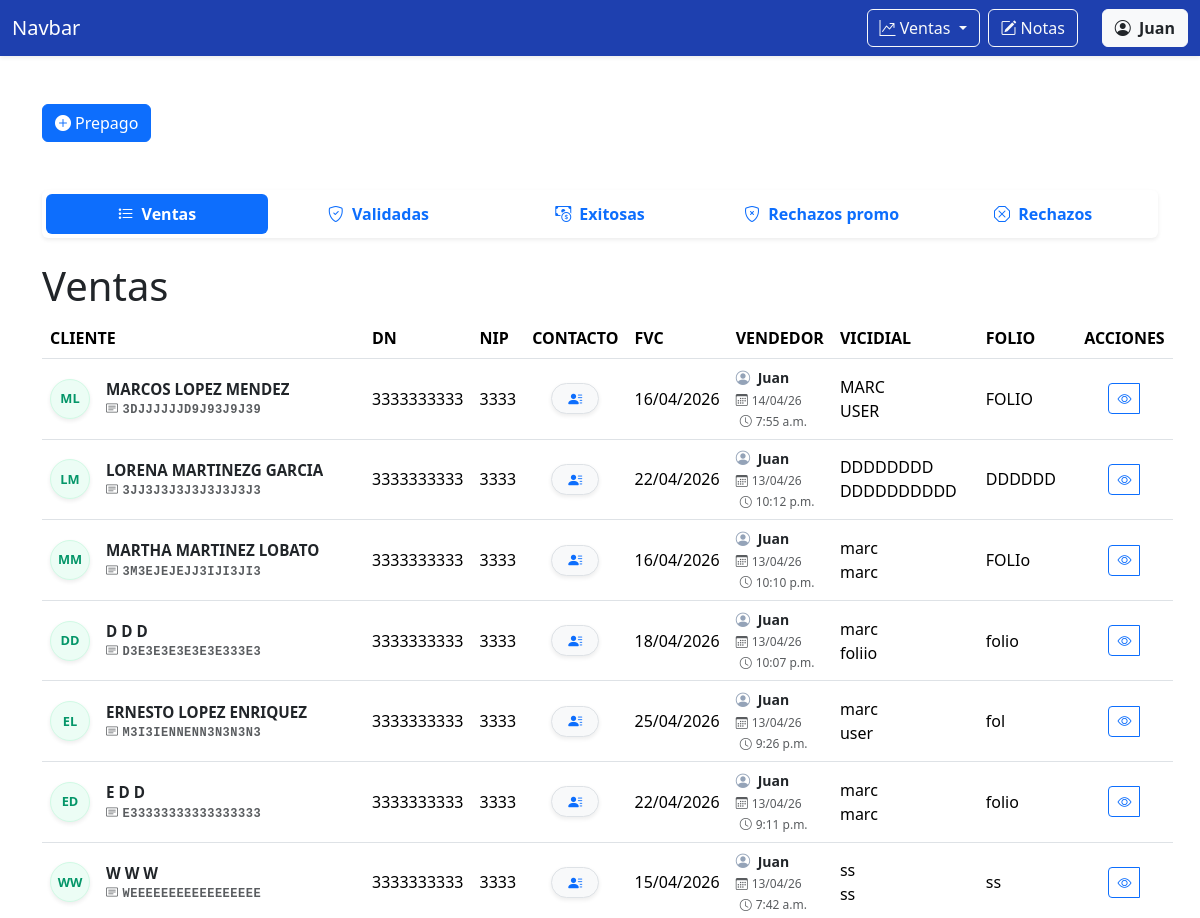
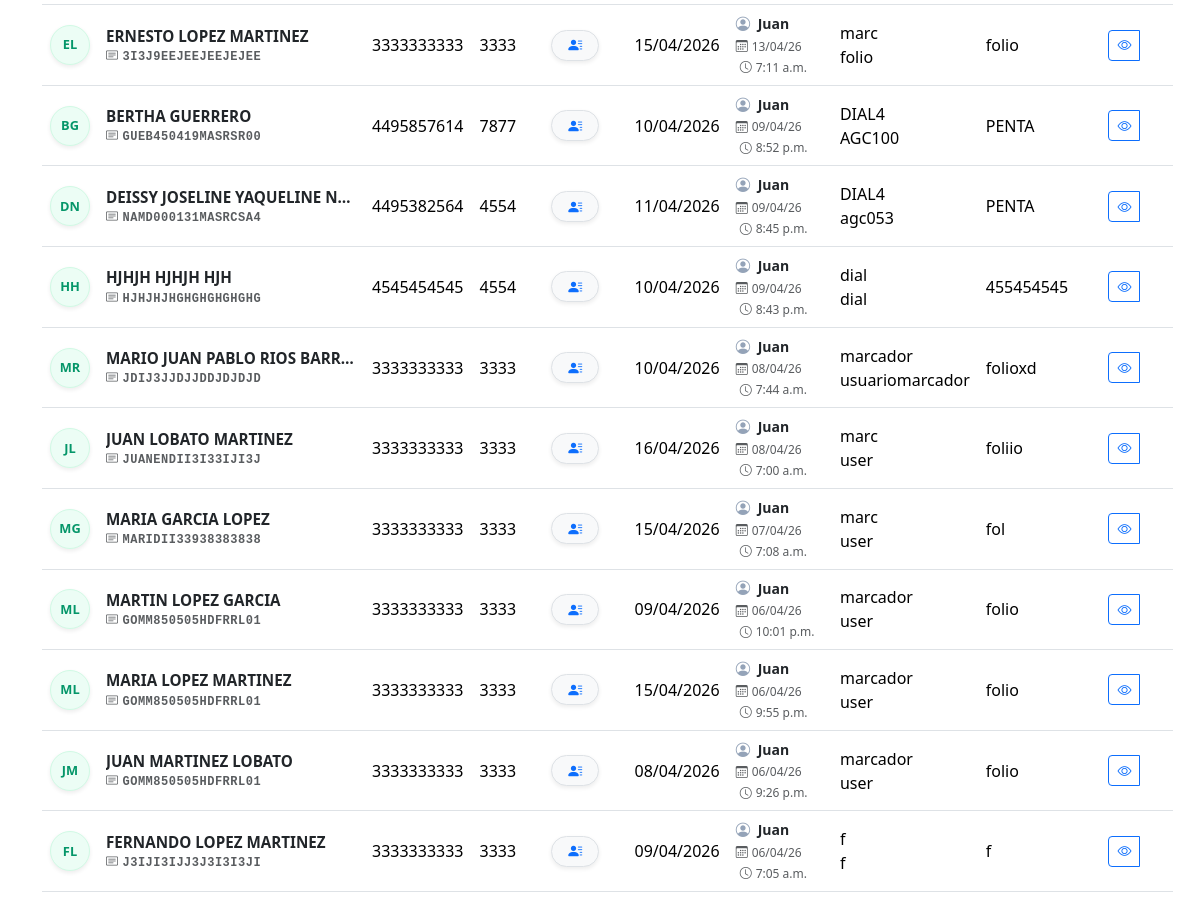
Page /ventas/prepago/ (signed in) on the earlier database version (2 pictures, top to bottom).
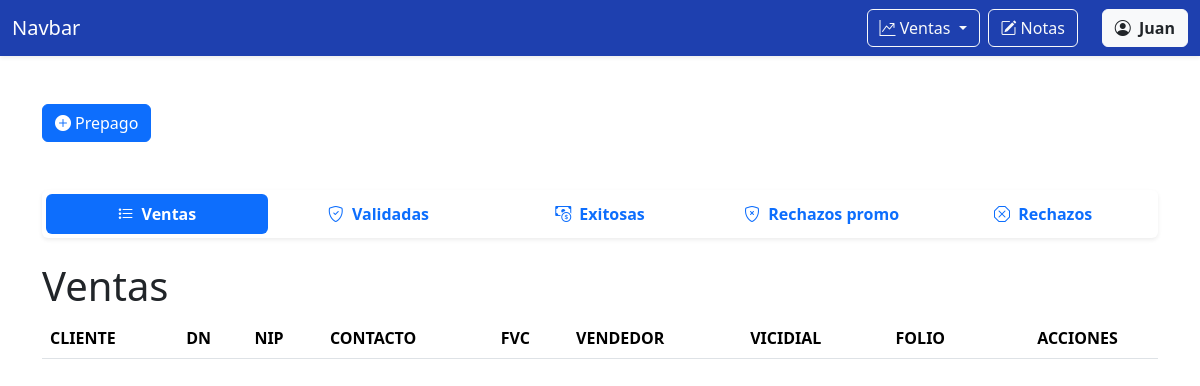
Same page on the later database version.
### ventas/models.py (models this page shows)
class VentaPrepago(models.Model):
    nombre = models.CharField('NOMBRE(S)',max_length=100)
    apellido_paterno = models.CharField('APELLIDO PATERNO', max_length=100)
    apellido_materno = models.CharField('APELLIDO MATERNO', max_length=100,blank=True, default='')
    curp = models.CharField('CURP', max_length=18,validators=[MinLengthValidator(18)])
    dn = models.CharField('DN', max_length=10, validators=[numeric_validator, MinLengthValidator(10)])
    nip = models.CharField('NIP', max_length=4, validators=[numeric_validator, MinLengthValidator(4)], help_text='Solo se permiten números.')
    contact1 = models.CharField('CONTACTO1', max_length=16, validators=[MinLengthValidator(10), RegexValidator(r'^[A-Z0-9 ]+$')])
    contact2 = models.CharField('CONTACTO 2', max_length=10, validators=[numeric_validator, MinLengthValidator(10)])
    fvc = models.DateField('FVC')
    acepta_promo = models.BooleanField('ACEPTA PROMO', null=True, blank=True, choices=[(True, 'Sí'), (False, 'No')])
    STATUS_CHOICES = [
        ('en_proceso', 'EN PROCESO'),
        ('nip_incorrecto', 'NIP INCORRECTO'),
        ('curp_incorrecto', 'CURP INCORRECTO'),
        ('sin_fvc', 'SIN FVC'),
        ('exitosa', 'EXITOSA'),
        ('baja_exportada', 'BAJA EXPORTADA'),
        ('alta', 'ALTA'),
        ('gestionada_por_otro_call_center', 'GESTIONADA POR OTRO CALL CENTER'),
        ('sin_nip', 'SIN NIP'),
        ('futura', 'FUTURA'),
        ('linea_movistar', 'LINEA MOVISTAR'),
        ('cac_lejano', 'CAC LEJANO'),
    ]
    status = models.CharField(
        'Status',
        max_length=100,
        choices=STATUS_CHOICES,
        default='en_proceso'
    )
    email = models.EmailField('EMAIL', max_length=254)
    folio = models.CharField('FOLIO', max_length=100)
    usuario_marcador = models.CharField('USUARIO MARCADOR', max_length=100)
    marcador = models.CharField('MARCADOR', max_length=100)
    validador = models.ForeignKey(User, on_delete=models.SET_NULL, null=True, blank=True, related_name='validador')
    created = models.DateTimeField(auto_now_add=True)
    user = models.ForeignKey(User, on_delete=models.CASCADE, related_name='vendedor')

### ventas/views.py (the view, shortened to what this page needs)
# urls.py: path('prepago/', views.prepago, name='prepago'),
@login_required
def prepago(request):
    es_superior = request.user.is_superuser or request.user.groups.filter(name__in=['VALIDADORES', 'SUPERVISORES']).exists()
    if request.method == 'GET':
        if es_superior:
            base_queryset = VentaPrepago.objects.all()
        else:
            base_queryset = VentaPrepago.objects.filter(user=request.user)
        ventas_prepago = base_queryset.filter(acepta_promo=None).order_by('-created')
        ventas_prepago_validadas = base_queryset.filter(acepta_promo=True).order_by('-created')
        return render(request, 'prepago.html', {
            'form': VentaPrepagoForm(),
            'ventas_prepago': ventas_prepago,
            'ventas_prepago_validadas': ventas_prepago_validadas,
            'es_superior': es_superior  # Pasamos esta bandera al HTML
        })

### ventas/templates/prepago.html (shortened to what this page needs)
{% extends 'base.html' %} {% block content %}
<div class="container mt-5">
  <button type="button" class="btn btn-primary" data-bs-toggle="modal" data-bs-target="#createPrepagoModal">
    <i class="bi bi-plus-circle-fill me-1"></i>Prepago
  </button>
</div>
<div class="container mt-5 mb-5" id="moduloVentas">
  <ul class="nav nav-pills nav-justified mb-4 shadow-sm p-1 bg-white rounded fw-bold">
    <li class="nav-item">
      <button class="nav-link {% if not request.GET.tab or request.GET.tab == 'ventas' %}active{% endif %}"
        data-bs-toggle="tab" data-bs-target="#ventas">
        <i class="bi bi-list-stars me-1"></i> Ventas
      </button>
    </li>
    <li class="nav-item">
      <button class="nav-link {% if request.GET.tab == 'validadas' %}active{% endif %}" data-bs-toggle="tab"
        data-bs-target="#validadas">
        <i class="bi bi-shield-check me-1"></i> Validadas
      </button>
    </li>
    <li class="nav-item">
      <button class="nav-link" data-bs-toggle="tab" data-bs-target="#exitosas">
        <i class="bi bi-cash-coin me-1"></i> Exitosas
      </button>
    </li>
    <li class="nav-item">
      <button class="nav-link" data-bs-toggle="tab" data-bs-target="#rechazos_promo">
        <i class="bi bi-shield-x me-1"></i> Rechazos promo
      </button>
    </li>
    <li class="nav-item">
      <button class="nav-link" data-bs-toggle="tab" data-bs-target="#rechazos">
        <i class="bi bi-x-octagon me-1"></i> Rechazos
      </button>
    </li>
  </ul>
  <div class="tab-content mt-3" id="pills-tabContent">
    <div class="tab-pane fade {% if not request.GET.tab or request.GET.tab == 'ventas' %}show active{% endif %}"
      id="ventas" role="tabpanel">
      <h1>Ventas</h1>
      <table class="table table-hover align-middle">
        <thead>
          <tr>
            <th scope="col">CLIENTE</th>
            <th scope="col">DN</th>
            <th scope="col">NIP</th>
            <th scope="col">CONTACTO</th>
            <th scope="col">FVC</th>
            <th scope="col">VENDEDOR</th>
            <th scope="col">VICIDIAL</th>
            <th scope="col">FOLIO</th>
            <th scope="col" class="text-center">ACCIONES</th>
          </tr>
        </thead>
        <tbody>
          {% for venta_prepago in ventas_prepago %}
          <tr>
            <th scope="row" class="align-middle">
              <div class="d-flex align-items-center">
                <div class="avatar-circle me-3 d-flex align-items-center justify-content-center shadow-sm"
                  style="width: 40px; height: 40px; background-color: #ecfdf5; color: #059669; border: 1px solid #d1fae5; border-radius: 50%; font-weight: bold; font-size: 0.8rem; flex-shrink: 0;">
                  {{venta_prepago.nombre|first|upper}}{{venta_prepago.apellido_paterno|first|upper}}
                </div>
                <div class="d-flex flex-column" style="line-height: 1.2;">
                  <span class="text-dark fw-bold"
                    style="font-size: 0.95rem; max-width: 250px; overflow: hidden; text-overflow: ellipsis; white-space: nowrap;"
                    title="{{ venta_prepago.nombre }} {{ venta_prepago.apellido_paterno }} {{ venta_prepago.apellido_materno }}">
                    {{venta_prepago.nombre}} {{venta_prepago.apellido_paterno}} {{venta_prepago.apellido_materno}}
                  </span>
                  <small class="text-muted font-monospace mt-1"
                    style="font-size: 0.75rem; letter-spacing: 0.5px; white-space: nowrap;">
                    <i class="bi bi-card-text me-1"></i>{{venta_prepago.curp}}
                  </small>
                </div>
              </div>
            </th>
            <td>{{venta_prepago.dn}}</td>
            <td>{{venta_prepago.nip}}</td>
            <td class="align-middle text-center">
              <button type="button" class="btn btn-sm btn-light border shadow-sm rounded-pill px-3"
                data-bs-toggle="popover" data-bs-placement="right" data-bs-html="true" data-bs-title="Contacto"
                data-bs-content="
              <div class='text-start small'>
              <i class='bi bi-telephone-fill me-1 text-primary'></i>{{ venta_prepago.contact1 }}<br>
              <i class='bi bi-telephone-fill me-1 text-primary'></i>{{ venta_prepago.contact2 }}<br>
              <hr class='my-1'>
              <i class='bi bi-envelope-fill me-1 text-primary'></i>
              <span class='text-primary'>{{ venta_prepago.email }}</span>
            </div>">
                <i class="bi bi-person-lines-fill text-primary"></i>
              </button>
            </td>
            <td>{{venta_prepago.fvc|date:"d/m/Y"}}</td>
            <td>
              <div class="text-muted small">
                <i class="bi bi-person-circle me-1" style="color: #94a3b8; font-size: 0.9rem;"></i>
                <span class="fw-bold text-dark me-2">{{ venta_prepago.user.first_name }}</span> <br>
                <span style="font-size: 0.75rem;">
                  <i class="bi bi-calendar3 me-1"></i>{{ venta_prepago.created|date:"d/m/y" }}
                  <i class="bi bi-clock ms-1 me-1"></i>{{ venta_prepago.created|time:"g:i a" }}
                </span>
              </div>
            </td>
            <td>{{venta_prepago.marcador}}<br>
              {{venta_prepago.usuario_marcador}}
            </td>
            <td>{{venta_prepago.folio}}</td>
            <td class="text-center">
              <div class="btn-group" role="group">
                <button type="button" class="btn btn-sm btn-outline-primary" title="Ver" data-bs-toggle="modal"
                  data-bs-target="#detailsPrepagoModal{{venta_prepago.id}}">
                  <i class="bi bi-eye"></i>
                </button>
              </div>
            </td>
          </tr>
          {% endfor %}
        </tbody>
      </table>
    </div>
  </div>
</div>
{% endblock content %}

### templates/base.html (shortened to what this page needs)
<!doctype html>
<html lang="es-MX">
<head>
  <link href="https://cdn.jsdelivr.net/npm/bootstrap@5.3.8/dist/css/bootstrap.min.css" rel="stylesheet"
 />
  <link rel="stylesheet" href="https://cdn.jsdelivr.net/npm/bootstrap-icons@1.13.1/font/bootstrap-icons.min.css">
</head>
<body>
  <nav class="navbar navbar-expand-lg  navbar-dark shadow-sm" style="background-color: #1e40af;">
    <div class="container-fluid">
      <a class="navbar-brand" href="{% url 'dashboard' %}">Navbar</a>
      <div class="collapse navbar-collapse" id="navbarNav">
        <ul class="navbar-nav ms-auto">
          <li class="nav-item">
            <div class="dropdown">
              <button class="btn btn-outline-light dropdown-toggle" type="button" data-bs-toggle="dropdown"
                aria-expanded="false"><i class="bi bi-graph-up-arrow"></i>
                Ventas
              </button>
            </div>
          </li>
          <li class="nav-item ms-2">
            <a class="btn btn-outline-light" href="{% url 'notas' %}"><i class="bi bi-pencil-square me-1"></i>Notas</a>
          </li>
          <li class="nav-item ms-2">
            <div class="dropdown">
              <button class="btn btn-light text-dark ms-3" type="button" data-bs-toggle="dropdown"
                aria-expanded="false">
                <i class="bi bi-person-circle me-1"></i> <strong>{{ user.first_name }}</strong>
              </button>
          </li>
        </ul>
      </div>
    </div>
  </nav>
  {% block content %} {% endblock %}
</body>
</html>

Differences in the rows shown:
removed VentaPrepago: nombre|first "M", apellido_paterno|first "L", nombre "MARCOS", apellido_paterno "LOPEZ", apellido_materno "MENDEZ", curp "3DJJJJJJD9J93J9J39", dn "3333333333", nip "3333", fvc "16/04/2026", user.first_name "Juan", created "14/04/26", created "7:55 a.m.", marcador "MARC", usuario_marcador "USER", folio "FOLIO"
removed VentaPrepago: nombre|first "L", apellido_paterno|first "M", nombre "LORENA", apellido_paterno "MARTINEZG", apellido_materno "GARCIA", curp "3JJ3J3J3J3J3J3J3J3", dn "3333333333", nip "3333", fvc "22/04/2026", user.first_name "Juan", created "13/04/26", created "10:12 p.m.", marcador "DDDDDDDD", usuario_marcador "DDDDDDDDDD", folio "DDDDDD"
removed VentaPrepago: nombre|first "M", apellido_paterno|first "M", nombre "MARTHA", apellido_paterno "MARTINEZ", apellido_materno "LOBATO", curp "3M3EJEJEJJ3IJI3JI3", dn "3333333333", nip "3333", fvc "16/04/2026", user.first_name "Juan", created "13/04/26", created "10:10 p.m.", marcador "marc", usuario_marcador "marc", folio "FOLIo"
removed VentaPrepago: nombre|first "D", apellido_paterno|first "D", nombre "D", apellido_paterno "D", apellido_materno "D", curp "D3E3E3E3E3E3E333E3", dn "3333333333", nip "3333", fvc "18/04/2026", user.first_name "Juan", created "13/04/26", created "10:07 p.m.", marcador "marc", usuario_marcador "foliio", folio "folio"
removed VentaPrepago: nombre|first "E", apellido_paterno|first "L", nombre "ERNESTO", apellido_paterno "LOPEZ", apellido_materno "ENRIQUEZ", curp "M3I3IENNENN3N3N3N3", dn "3333333333", nip "3333", fvc "25/04/2026", user.first_name "Juan", created "13/04/26", created "9:26 p.m.", marcador "marc", usuario_marcador "user", folio "fol"
removed VentaPrepago: nombre|first "E", apellido_paterno|first "D", nombre "E", apellido_paterno "D", apellido_materno "D", curp "E33333333333333333", dn "3333333333", nip "3333", fvc "22/04/2026", user.first_name "Juan", created "13/04/26", created "9:11 p.m.", marcador "marc", usuario_marcador "marc", folio "folio"
removed VentaPrepago: nombre|first "W", apellido_paterno|first "W", nombre "W", apellido_paterno "W", apellido_materno "W", curp "WEEEEEEEEEEEEEEEEE", dn "3333333333", nip "3333", fvc "15/04/2026", user.first_name "Juan", created "13/04/26", created "7:42 a.m.", marcador "ss", usuario_marcador "ss", folio "ss"
removed VentaPrepago: nombre|first "E", apellido_paterno|first "L", nombre "ERNESTO", apellido_paterno "LOPEZ", apellido_materno "MARTINEZ", curp "3I3J9EEJEEJEEJEJEE", dn "3333333333", nip "3333", fvc "15/04/2026", user.first_name "Juan", created "13/04/26", created "7:11 a.m.", marcador "marc", usuario_marcador "folio", folio "folio"
removed VentaPrepago: nombre|first "B", apellido_paterno|first "G", nombre "BERTHA", apellido_paterno "GUERRERO", curp "GUEB450419MASRSR00", dn "4495857614", nip "7877", fvc "10/04/2026", user.first_name "Juan", created "09/04/26", created "8:52 p.m.", marcador "DIAL4", usuario_marcador "AGC100", folio "PENTA"
removed VentaPrepago: nombre|first "D", apellido_paterno|first "N", nombre "DEISSY JOSELINE YAQUELINE", apellido_paterno "N…", curp "NAMD000131MASRCSA4", dn "4495382564", nip "4554", fvc "11/04/2026", user.first_name "Juan", created "09/04/26", created "8:45 p.m.", marcador "DIAL4", usuario_marcador "agc053", folio "PENTA"
removed VentaPrepago: nombre|first "H", apellido_paterno|first "H", nombre "HJHJH", apellido_paterno "HJHJH", apellido_materno "HJH", curp "HJHJHJHGHGHGHGHGHG", dn "4545454545", nip "4554", fvc "10/04/2026", user.first_name "Juan", created "09/04/26", created "8:43 p.m.", marcador "dial", usuario_marcador "dial", folio "455454545"
removed VentaPrepago: nombre|first "M", apellido_paterno|first "R", nombre "MARIO JUAN PABLO", apellido_paterno "RIOS", apellido_materno "BARR…", curp "JDIJ3JJDJJDDJDJDJD", dn "3333333333", nip "3333", fvc "10/04/2026", user.first_name "Juan", created "08/04/26", created "7:44 a.m.", marcador "marcador", usuario_marcador "usuariomarcador", folio "folioxd"
removed VentaPrepago: nombre|first "J", apellido_paterno|first "L", nombre "JUAN", apellido_paterno "LOBATO", apellido_materno "MARTINEZ", curp "JUANENDII3I33IJI3J", dn "3333333333", nip "3333", fvc "16/04/2026", user.first_name "Juan", created "08/04/26", created "7:00 a.m.", marcador "marc", usuario_marcador "user", folio "foliio"
removed VentaPrepago: nombre|first "M", apellido_paterno|first "G", nombre "MARIA", apellido_paterno "GARCIA", apellido_materno "LOPEZ", curp "MARIDII33938383838", dn "3333333333", nip "3333", fvc "15/04/2026", user.first_name "Juan", created "07/04/26", created "7:08 a.m.", marcador "marc", usuario_marcador "user", folio "fol"
removed VentaPrepago: nombre|first "M", apellido_paterno|first "L", nombre "MARTIN", apellido_paterno "LOPEZ", apellido_materno "GARCIA", curp "GOMM850505HDFRRL01", dn "3333333333", nip "3333", fvc "09/04/2026", user.first_name "Juan", created "06/04/26", created "10:01 p.m.", marcador "marcador", usuario_marcador "user", folio "folio"
removed VentaPrepago: nombre|first "M", apellido_paterno|first "L", nombre "MARIA", apellido_paterno "LOPEZ", apellido_materno "MARTINEZ", curp "GOMM850505HDFRRL01", dn "3333333333", nip "3333", fvc "15/04/2026", user.first_name "Juan", created "06/04/26", created "9:55 p.m.", marcador "marcador", usuario_marcador "user", folio "folio"
removed VentaPrepago: nombre|first "J", apellido_paterno|first "M", nombre "JUAN", apellido_paterno "MARTINEZ", apellido_materno "LOBATO", curp "GOMM850505HDFRRL01", dn "3333333333", nip "3333", fvc "08/04/2026", user.first_name "Juan", created "06/04/26", created "9:26 p.m.", marcador "marcador", usuario_marcador "user", folio "folio"
removed VentaPrepago: nombre|first "F", apellido_paterno|first "L", nombre "FERNANDO", apellido_paterno "LOPEZ", apellido_materno "MARTINEZ", curp "J3IJI3IJJ3J3I3I3JI", dn "3333333333", nip "3333", fvc "09/04/2026", user.first_name "Juan", created "06/04/26", created "7:05 a.m.", marcador "f", usuario_marcador "f", folio "f"
